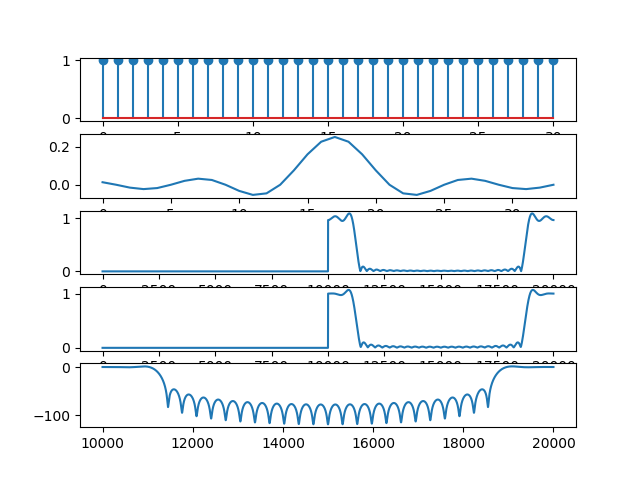

Write the Python code that produced this figure.
import numpy as np
import matplotlib.pyplot as plt
import cmath as cm
def dtft(x):
	j=cm.sqrt(-1)
	w=np.linspace(-np.pi,np.pi,10000)
	y=[]
	y=np.zeros(10000)
	l=len(x)
	for i in range(0,10000):
		sum=0
		for n in range(0,l):
			sum=sum+(x[n]*(np.exp(-j*w[i]*n)))
		y1=np.abs(sum)
		y=np.append(y,y1)
	return y
M=32
n=np.arange(0,M-1)
w=np.ones(M-1)
n=np.arange(-17,17)
f=0.25*(np.sinc(0.25*n))
#f[100]=1.0/4.0
f1=dtft(f)
g=[]
for i in range(0,31):
	g1=(f[i]*w[i])
	g=np.append(g,g1)
print g
g3=dtft(g)
a=20*np.log(g3)
print a
plt.subplot(5,1,1)
plt.stem(w)
plt.subplot(5,1,2)
plt.plot(f)
plt.subplot(5,1,3)
plt.plot(f1)
plt.subplot(5,1,4)
plt.plot(g3)
plt.subplot(5,1,5)
plt.plot(a)
plt.show()
